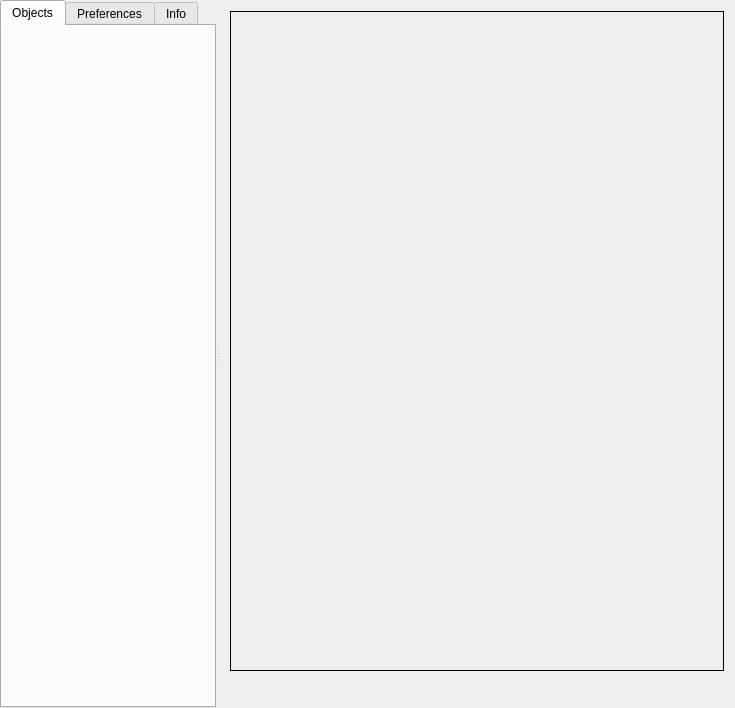
<?xml version="1.0" encoding="UTF-8"?>
<ui version="4.0">
 <class>Project_view_form</class>
 <widget class="QWidget" name="Project_view_form">
  <property name="geometry">
   <rect>
    <x>0</x>
    <y>0</y>
    <width>735</width>
    <height>708</height>
   </rect>
  </property>
  <property name="windowTitle">
   <string>View</string>
  </property>
  <layout class="QVBoxLayout">
   <property name="margin">
    <number>0</number>
   </property>
   <item>
    <widget class="QSplitter" name="splitter">
     <property name="orientation">
      <enum>Qt::Horizontal</enum>
     </property>
     <property name="handleWidth">
      <number>3</number>
     </property>
     <widget class="QTabWidget" name="ControlPanel">
      <property name="sizePolicy">
       <sizepolicy hsizetype="Preferred" vsizetype="Preferred">
        <horstretch>0</horstretch>
        <verstretch>0</verstretch>
       </sizepolicy>
      </property>
      <property name="tabShape">
       <enum>QTabWidget::Rounded</enum>
      </property>
      <property name="currentIndex">
       <number>0</number>
      </property>
      <widget class="QWidget" name="objects_page">
       <attribute name="title">
        <string>Objects</string>
       </attribute>
       <layout class="QHBoxLayout">
        <property name="spacing">
         <number>6</number>
        </property>
        <property name="margin">
         <number>7</number>
        </property>
       </layout>
      </widget>
      <widget class="QWidget" name="pref_page">
       <attribute name="title">
        <string>Preferences</string>
       </attribute>
       <layout class="QVBoxLayout">
        <property name="spacing">
         <number>6</number>
        </property>
        <property name="margin">
         <number>9</number>
        </property>
        <item>
         <widget class="QGroupBox" name="_pref_group_sel">
          <property name="maximumSize">
           <size>
            <width>32767</width>
            <height>60</height>
           </size>
          </property>
          <property name="font">
           <font>
            <weight>75</weight>
            <bold>true</bold>
           </font>
          </property>
          <property name="title">
           <string>Preferences for:</string>
          </property>
          <property name="alignment">
           <set>Qt::AlignHCenter</set>
          </property>
          <layout class="QHBoxLayout">
           <property name="spacing">
            <number>6</number>
           </property>
           <property name="margin">
            <number>9</number>
           </property>
          </layout>
         </widget>
        </item>
        <item>
         <widget class="QGroupBox" name="_pref_group">
          <property name="title">
           <string/>
          </property>
          <property name="flat">
           <bool>false</bool>
          </property>
         </widget>
        </item>
       </layout>
      </widget>
      <widget class="QWidget" name="TabPage">
       <attribute name="title">
        <string>Info</string>
       </attribute>
       <layout class="QVBoxLayout">
        <property name="spacing">
         <number>6</number>
        </property>
        <property name="margin">
         <number>9</number>
        </property>
        <item>
         <widget class="QGroupBox" name="InfoGroupBox">
          <property name="maximumSize">
           <size>
            <width>32767</width>
            <height>60</height>
           </size>
          </property>
          <property name="font">
           <font>
            <weight>75</weight>
            <bold>true</bold>
           </font>
          </property>
          <property name="title">
           <string>Information on:</string>
          </property>
          <property name="alignment">
           <set>Qt::AlignHCenter</set>
          </property>
         </widget>
        </item>
        <item>
         <widget class="QGroupBox" name="_info_group">
          <property name="autoFillBackground">
           <bool>false</bool>
          </property>
          <property name="title">
           <string/>
          </property>
          <property name="flat">
           <bool>false</bool>
          </property>
         </widget>
        </item>
       </layout>
      </widget>
     </widget>
     <widget class="QWidget" name="layoutWidget">
      <layout class="QVBoxLayout">
       <property name="spacing">
        <number>4</number>
       </property>
       <item>
        <widget class="QFrame" name="ViewerFrame">
         <property name="sizePolicy">
          <sizepolicy hsizetype="Preferred" vsizetype="Preferred">
           <horstretch>70</horstretch>
           <verstretch>0</verstretch>
          </sizepolicy>
         </property>
         <property name="minimumSize">
          <size>
           <width>100</width>
           <height>100</height>
          </size>
         </property>
         <property name="frameShape">
          <enum>QFrame::Box</enum>
         </property>
         <property name="frameShadow">
          <enum>QFrame::Plain</enum>
         </property>
         <property name="midLineWidth">
          <number>2</number>
         </property>
         <layout class="QVBoxLayout">
          <item>
           <spacer>
            <property name="orientation">
             <enum>Qt::Vertical</enum>
            </property>
            <property name="sizeHint" stdset="0">
             <size>
              <width>20</width>
              <height>40</height>
             </size>
            </property>
           </spacer>
          </item>
         </layout>
        </widget>
       </item>
       <item>
        <layout class="QHBoxLayout">
         <property name="spacing">
          <number>6</number>
         </property>
         <property name="margin">
          <number>0</number>
         </property>
         <item>
          <spacer>
           <property name="orientation">
            <enum>Qt::Horizontal</enum>
           </property>
           <property name="sizeType">
            <enum>QSizePolicy::Fixed</enum>
           </property>
           <property name="sizeHint" stdset="0">
            <size>
             <width>16</width>
             <height>20</height>
            </size>
           </property>
          </spacer>
         </item>
         <item>
          <widget class="QPushButton" name="view_all_button_">
           <property name="sizePolicy">
            <sizepolicy hsizetype="Fixed" vsizetype="Fixed">
             <horstretch>0</horstretch>
             <verstretch>0</verstretch>
            </sizepolicy>
           </property>
           <property name="maximumSize">
            <size>
             <width>31</width>
             <height>31</height>
            </size>
           </property>
           <property name="toolTip">
            <string>View All</string>
           </property>
           <property name="text">
            <string/>
           </property>
           <property name="icon">
            <iconset resource="../icons.qrc">
             <normaloff>:/icons/appli/Pixmaps/global.png</normaloff>:/icons/appli/Pixmaps/global.png</iconset>
           </property>
           <property name="iconSize">
            <size>
             <width>25</width>
             <height>25</height>
            </size>
           </property>
           <property name="flat">
            <bool>true</bool>
           </property>
          </widget>
         </item>
         <item>
          <widget class="QPushButton" name="face_view_button_">
           <property name="sizePolicy">
            <sizepolicy hsizetype="Fixed" vsizetype="Fixed">
             <horstretch>0</horstretch>
             <verstretch>0</verstretch>
            </sizepolicy>
           </property>
           <property name="maximumSize">
            <size>
             <width>31</width>
             <height>31</height>
            </size>
           </property>
           <property name="toolTip">
            <string>Face View</string>
           </property>
           <property name="text">
            <string/>
           </property>
           <property name="icon">
            <iconset resource="../icons.qrc">
             <normaloff>:/icons/appli/Pixmaps/xy.png</normaloff>:/icons/appli/Pixmaps/xy.png</iconset>
           </property>
           <property name="iconSize">
            <size>
             <width>25</width>
             <height>25</height>
            </size>
           </property>
           <property name="flat">
            <bool>true</bool>
           </property>
          </widget>
         </item>
         <item>
          <widget class="QPushButton" name="side_view_button_">
           <property name="sizePolicy">
            <sizepolicy hsizetype="Fixed" vsizetype="Fixed">
             <horstretch>0</horstretch>
             <verstretch>0</verstretch>
            </sizepolicy>
           </property>
           <property name="maximumSize">
            <size>
             <width>31</width>
             <height>31</height>
            </size>
           </property>
           <property name="toolTip">
            <string>Side View</string>
           </property>
           <property name="text">
            <string/>
           </property>
           <property name="icon">
            <iconset resource="../icons.qrc">
             <normaloff>:/icons/appli/Pixmaps/yz.png</normaloff>:/icons/appli/Pixmaps/yz.png</iconset>
           </property>
           <property name="iconSize">
            <size>
             <width>25</width>
             <height>25</height>
            </size>
           </property>
           <property name="flat">
            <bool>true</bool>
           </property>
          </widget>
         </item>
         <item>
          <widget class="QPushButton" name="top_view_button_">
           <property name="sizePolicy">
            <sizepolicy hsizetype="Fixed" vsizetype="Fixed">
             <horstretch>0</horstretch>
             <verstretch>0</verstretch>
            </sizepolicy>
           </property>
           <property name="maximumSize">
            <size>
             <width>31</width>
             <height>31</height>
            </size>
           </property>
           <property name="toolTip">
            <string>Top View</string>
           </property>
           <property name="text">
            <string/>
           </property>
           <property name="icon">
            <iconset resource="../icons.qrc">
             <normaloff>:/icons/appli/Pixmaps/xz.png</normaloff>:/icons/appli/Pixmaps/xz.png</iconset>
           </property>
           <property name="iconSize">
            <size>
             <width>25</width>
             <height>25</height>
            </size>
           </property>
           <property name="flat">
            <bool>true</bool>
           </property>
          </widget>
         </item>
         <item>
          <widget class="QPushButton" name="home_view_button_">
           <property name="sizePolicy">
            <sizepolicy hsizetype="Fixed" vsizetype="Fixed">
             <horstretch>0</horstretch>
             <verstretch>0</verstretch>
            </sizepolicy>
           </property>
           <property name="maximumSize">
            <size>
             <width>31</width>
             <height>31</height>
            </size>
           </property>
           <property name="toolTip">
            <string>Home View</string>
           </property>
           <property name="text">
            <string/>
           </property>
           <property name="icon">
            <iconset resource="../icons.qrc">
             <normaloff>:/icons/appli/Pixmaps/home.png</normaloff>:/icons/appli/Pixmaps/home.png</iconset>
           </property>
           <property name="iconSize">
            <size>
             <width>25</width>
             <height>25</height>
            </size>
           </property>
           <property name="flat">
            <bool>true</bool>
           </property>
          </widget>
         </item>
         <item>
          <widget class="QPushButton" name="set_home_view_button_">
           <property name="sizePolicy">
            <sizepolicy hsizetype="Fixed" vsizetype="Fixed">
             <horstretch>0</horstretch>
             <verstretch>0</verstretch>
            </sizepolicy>
           </property>
           <property name="maximumSize">
            <size>
             <width>31</width>
             <height>31</height>
            </size>
           </property>
           <property name="toolTip">
            <string>Set Home View</string>
           </property>
           <property name="text">
            <string/>
           </property>
           <property name="icon">
            <iconset resource="../icons.qrc">
             <normaloff>:/icons/appli/Pixmaps/sethome.png</normaloff>:/icons/appli/Pixmaps/sethome.png</iconset>
           </property>
           <property name="iconSize">
            <size>
             <width>25</width>
             <height>25</height>
            </size>
           </property>
           <property name="flat">
            <bool>true</bool>
           </property>
          </widget>
         </item>
         <item>
          <widget class="QPushButton" name="snapshot_button_">
           <property name="sizePolicy">
            <sizepolicy hsizetype="Fixed" vsizetype="Fixed">
             <horstretch>0</horstretch>
             <verstretch>0</verstretch>
            </sizepolicy>
           </property>
           <property name="maximumSize">
            <size>
             <width>31</width>
             <height>31</height>
            </size>
           </property>
           <property name="toolTip">
            <string>Snapshot</string>
           </property>
           <property name="text">
            <string/>
           </property>
           <property name="icon">
            <iconset resource="../icons.qrc">
             <normaloff>:/icons/appli/Pixmaps/camera.png</normaloff>:/icons/appli/Pixmaps/camera.png</iconset>
           </property>
           <property name="iconSize">
            <size>
             <width>25</width>
             <height>25</height>
            </size>
           </property>
           <property name="flat">
            <bool>true</bool>
           </property>
          </widget>
         </item>
         <item>
          <spacer>
           <property name="orientation">
            <enum>Qt::Horizontal</enum>
           </property>
           <property name="sizeType">
            <enum>QSizePolicy::Expanding</enum>
           </property>
           <property name="sizeHint" stdset="0">
            <size>
             <width>190</width>
             <height>20</height>
            </size>
           </property>
          </spacer>
         </item>
        </layout>
       </item>
      </layout>
     </widget>
    </widget>
   </item>
  </layout>
 </widget>
 <layoutdefault spacing="6" margin="11"/>
 <resources>
  <include location="../icons.qrc"/>
  <include location="../icons.qrc"/>
 </resources>
 <connections/>
</ui>
